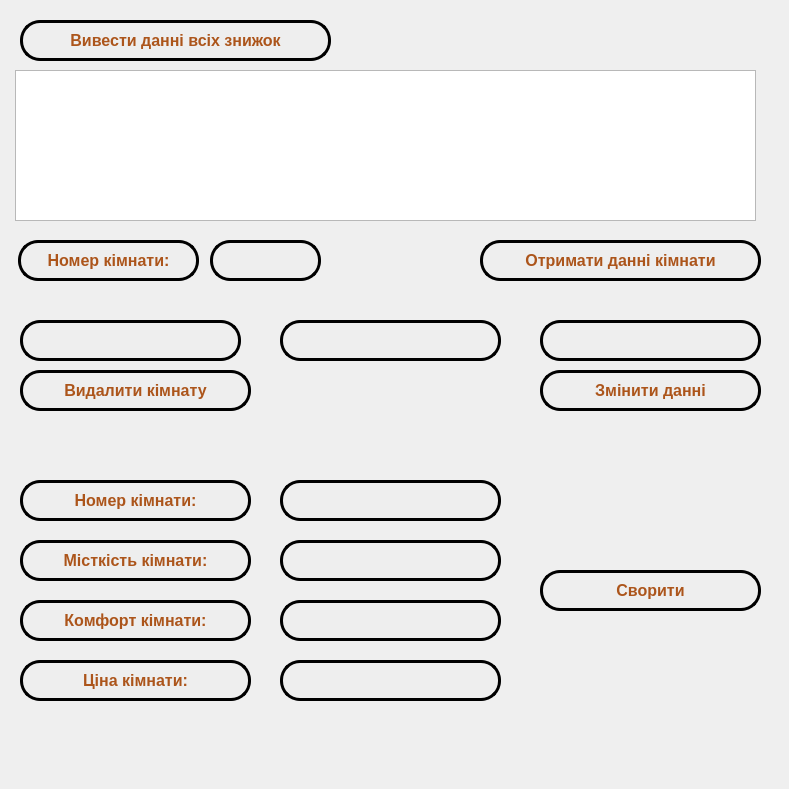
   <widget class="QWidget" name="tab_2">
    <attribute name="title">
     <string>Список номерів</string>
    </attribute>
    <widget class="QLabel" name="label_3">
     <property name="geometry">
      <rect>
       <x>0</x>
       <y>0</y>
       <width>780</width>
       <height>780</height>
      </rect>
     </property>
     <property name="text">
      <string/>
     </property>
     <property name="pixmap">
      <pixmap>../../OneDrive/Files/programmer/python/Cursach/img/admin.jpg</pixmap>
     </property>
     <property name="scaledContents">
      <bool>true</bool>
     </property>
    </widget>
    <widget class="QTableWidget" name="table_room">
     <property name="geometry">
      <rect>
       <x>15</x>
       <y>70</y>
       <width>741</width>
       <height>151</height>
      </rect>
     </property>
     <property name="styleSheet">
      <string notr="true">QTableWidget {color: rgb(172, 85, 27);font-size: 24px;} QTableWidget::item {font-weight: bold;}</string>
     </property>
    </widget>
    <widget class="QPushButton" name="tab_2_show_table_room">
     <property name="geometry">
      <rect>
       <x>20</x>
       <y>20</y>
       <width>311</width>
       <height>41</height>
      </rect>
     </property>
     <property name="font">
      <font>
       <pointsize>12</pointsize>
       <weight>75</weight>
       <bold>true</bold>
      </font>
     </property>
     <property name="styleSheet">
      <string notr="true">QPushButton {
    color: rgb(172, 85, 27);
    border: 3px solid bleak;
    border-radius: 20px;
    background-color: rgb(238, 238, 238);
    text-align: center; /* Выравнивание текста по центру по вертикали */
    padding: 0; /* Удаление внутренних отступов */
}

QPushButton:hover {
    background-color: white;
}
</string>
     </property>
     <property name="text">
      <string>Вивести данні всіх знижок</string>
     </property>
    </widget>
    <widget class="QPushButton" name="tab_2_update_room_butt">
     <property name="enabled">
      <bool>false</bool>
     </property>
     <property name="geometry">
      <rect>
       <x>540</x>
       <y>370</y>
       <width>221</width>
       <height>41</height>
      </rect>
     </property>
     <property name="font">
      <font>
       <pointsize>12</pointsize>
       <weight>75</weight>
       <bold>true</bold>
      </font>
     </property>
     <property name="styleSheet">
      <string notr="true">QPushButton {
    color: rgb(172, 85, 27);
    border: 3px solid bleak;
    border-radius: 20px;
    background-color: rgb(238, 238, 238);
    text-align: center; /* Выравнивание текста по центру по вертикали */
    padding: 0; /* Удаление внутренних отступов */
}

QPushButton:hover {
    background-color: white;
}
</string>
     </property>
     <property name="text">
      <string>Змінити данні</string>
     </property>
    </widget>
    <widget class="QLineEdit" name="tab_2_comfort">
     <property name="geometry">
      <rect>
       <x>280</x>
       <y>320</y>
       <width>221</width>
       <height>41</height>
      </rect>
     </property>
     <property name="font">
      <font>
       <pointsize>12</pointsize>
       <weight>75</weight>
       <bold>true</bold>
      </font>
     </property>
     <property name="styleSheet">
      <string notr="true">color: rgb(172, 85, 27) ;
border: 3px solid bleak;
border-radius: 20px;
background-color: rgb(238, 238, 238);
</string>
     </property>
     <property name="alignment">
      <set>Qt::AlignCenter</set>
     </property>
    </widget>
    <widget class="QLabel" name="label_12">
     <property name="geometry">
      <rect>
       <x>18</x>
       <y>240</y>
       <width>181</width>
       <height>41</height>
      </rect>
     </property>
     <property name="font">
      <font>
       <pointsize>12</pointsize>
       <weight>75</weight>
       <bold>true</bold>
      </font>
     </property>
     <property name="styleSheet">
      <string notr="true">color: rgb(172, 85, 27) ;
border: 3px solid bleak;
border-radius: 20px;
background-color: rgb(238, 238, 238);</string>
     </property>
     <property name="text">
      <string>Номер кімнати:</string>
     </property>
     <property name="alignment">
      <set>Qt::AlignCenter</set>
     </property>
    </widget>
    <widget class="QLineEdit" name="tab_2_number_in">
     <property name="geometry">
      <rect>
       <x>210</x>
       <y>240</y>
       <width>111</width>
       <height>41</height>
      </rect>
     </property>
     <property name="font">
      <font>
       <pointsize>12</pointsize>
       <weight>75</weight>
       <bold>true</bold>
      </font>
     </property>
     <property name="styleSheet">
      <string notr="true">color: rgb(172, 85, 27) ;
border: 3px solid bleak;
border-radius: 20px;
background-color: rgb(238, 238, 238);
</string>
     </property>
     <property name="alignment">
      <set>Qt::AlignCenter</set>
     </property>
    </widget>
    <widget class="QPushButton" name="tab_2_delete_room_butt">
     <property name="enabled">
      <bool>false</bool>
     </property>
     <property name="geometry">
      <rect>
       <x>20</x>
       <y>370</y>
       <width>231</width>
       <height>41</height>
      </rect>
     </property>
     <property name="font">
      <font>
       <pointsize>12</pointsize>
       <weight>75</weight>
       <bold>true</bold>
      </font>
     </property>
     <property name="styleSheet">
      <string notr="true">QPushButton {
    color: rgb(172, 85, 27);
    border: 3px solid bleak;
    border-radius: 20px;
    background-color: rgb(238, 238, 238);
    text-align: center; /* Выравнивание текста по центру по вертикали */
    padding: 0; /* Удаление внутренних отступов */
}

QPushButton:hover {
    background-color: white;
}
</string>
     </property>
     <property name="text">
      <string>Видалити кімнату</string>
     </property>
    </widget>
    <widget class="QLineEdit" name="tab_2_capacity">
     <property name="geometry">
      <rect>
       <x>20</x>
       <y>320</y>
       <width>221</width>
       <height>41</height>
      </rect>
     </property>
     <property name="font">
      <font>
       <pointsize>12</pointsize>
       <weight>75</weight>
       <bold>true</bold>
      </font>
     </property>
     <property name="styleSheet">
      <string notr="true">color: rgb(172, 85, 27) ;
border: 3px solid bleak;
border-radius: 20px;
background-color: rgb(238, 238, 238);
</string>
     </property>
     <property name="alignment">
      <set>Qt::AlignCenter</set>
     </property>
    </widget>
    <widget class="QLineEdit" name="tab_2_price">
     <property name="geometry">
      <rect>
       <x>540</x>
       <y>320</y>
       <width>221</width>
       <height>41</height>
      </rect>
     </property>
     <property name="font">
      <font>
       <pointsize>12</pointsize>
       <weight>75</weight>
       <bold>true</bold>
      </font>
     </property>
     <property name="styleSheet">
      <string notr="true">color: rgb(172, 85, 27) ;
border: 3px solid bleak;
border-radius: 20px;
background-color: rgb(238, 238, 238);
</string>
     </property>
     <property name="alignment">
      <set>Qt::AlignCenter</set>
     </property>
    </widget>
    <widget class="QPushButton" name="tab_2_get_room_butt">
     <property name="enabled">
      <bool>true</bool>
     </property>
     <property name="geometry">
      <rect>
       <x>480</x>
       <y>240</y>
       <width>281</width>
       <height>41</height>
      </rect>
     </property>
     <property name="font">
      <font>
       <pointsize>12</pointsize>
       <weight>75</weight>
       <bold>true</bold>
      </font>
     </property>
     <property name="styleSheet">
      <string notr="true">QPushButton {
    color: rgb(172, 85, 27);
    border: 3px solid bleak;
    border-radius: 20px;
    background-color: rgb(238, 238, 238);
    text-align: center; /* Выравнивание текста по центру по вертикали */
    padding: 0; /* Удаление внутренних отступов */
}

QPushButton:hover {
    background-color: white;
}
</string>
     </property>
     <property name="text">
      <string>Отримати данні кімнати</string>
     </property>
    </widget>
    <widget class="QLineEdit" name="tab_2_price_new_room">
     <property name="geometry">
      <rect>
       <x>280</x>
       <y>660</y>
       <width>221</width>
       <height>41</height>
      </rect>
     </property>
     <property name="font">
      <font>
       <pointsize>12</pointsize>
       <weight>75</weight>
       <bold>true</bold>
      </font>
     </property>
     <property name="styleSheet">
      <string notr="true">color: rgb(172, 85, 27) ;
border: 3px solid bleak;
border-radius: 20px;
background-color: rgb(238, 238, 238);
</string>
     </property>
     <property name="alignment">
      <set>Qt::AlignCenter</set>
     </property>
    </widget>
    <widget class="QLineEdit" name="tab_2_capacity_new_room">
     <property name="geometry">
      <rect>
       <x>280</x>
       <y>540</y>
       <width>221</width>
       <height>41</height>
      </rect>
     </property>
     <property name="font">
      <font>
       <pointsize>12</pointsize>
       <weight>75</weight>
       <bold>true</bold>
      </font>
     </property>
     <property name="styleSheet">
      <string notr="true">color: rgb(172, 85, 27) ;
border: 3px solid bleak;
border-radius: 20px;
background-color: rgb(238, 238, 238);
</string>
     </property>
     <property name="alignment">
      <set>Qt::AlignCenter</set>
     </property>
    </widget>
    <widget class="QLineEdit" name="tab_2_comfort_new_room">
     <property name="geometry">
      <rect>
       <x>280</x>
       <y>600</y>
       <width>221</width>
       <height>41</height>
      </rect>
     </property>
     <property name="font">
      <font>
       <pointsize>12</pointsize>
       <weight>75</weight>
       <bold>true</bold>
      </font>
     </property>
     <property name="styleSheet">
      <string notr="true">color: rgb(172, 85, 27) ;
border: 3px solid bleak;
border-radius: 20px;
background-color: rgb(238, 238, 238);
</string>
     </property>
     <property name="alignment">
      <set>Qt::AlignCenter</set>
     </property>
    </widget>
    <widget class="QLineEdit" name="tab_2_number_new_room">
     <property name="geometry">
      <rect>
       <x>280</x>
       <y>480</y>
       <width>221</width>
       <height>41</height>
      </rect>
     </property>
     <property name="font">
      <font>
       <pointsize>12</pointsize>
       <weight>75</weight>
       <bold>true</bold>
      </font>
     </property>
     <property name="styleSheet">
      <string notr="true">color: rgb(172, 85, 27) ;
border: 3px solid bleak;
border-radius: 20px;
background-color: rgb(238, 238, 238);
</string>
     </property>
     <property name="alignment">
      <set>Qt::AlignCenter</set>
     </property>
    </widget>
    <widget class="QLabel" name="label_13">
     <property name="geometry">
      <rect>
       <x>20</x>
       <y>480</y>
       <width>231</width>
       <height>41</height>
      </rect>
     </property>
     <property name="font">
      <font>
       <pointsize>12</pointsize>
       <weight>75</weight>
       <bold>true</bold>
      </font>
     </property>
     <property name="styleSheet">
      <string notr="true">color: rgb(172, 85, 27) ;
border: 3px solid bleak;
border-radius: 20px;
background-color: rgb(238, 238, 238);</string>
     </property>
     <property name="text">
      <string>Номер кімнати:</string>
     </property>
     <property name="alignment">
      <set>Qt::AlignCenter</set>
     </property>
    </widget>
    <widget class="QLabel" name="label_14">
     <property name="geometry">
      <rect>
       <x>20</x>
       <y>540</y>
       <width>231</width>
       <height>41</height>
      </rect>
     </property>
     <property name="font">
      <font>
       <pointsize>12</pointsize>
       <weight>75</weight>
       <bold>true</bold>
      </font>
     </property>
     <property name="styleSheet">
      <string notr="true">color: rgb(172, 85, 27) ;
border: 3px solid bleak;
border-radius: 20px;
background-color: rgb(238, 238, 238);</string>
     </property>
     <property name="text">
      <string>Місткість кімнати:</string>
     </property>
     <property name="alignment">
      <set>Qt::AlignCenter</set>
     </property>
    </widget>
    <widget class="QLabel" name="label_15">
     <property name="geometry">
      <rect>
       <x>20</x>
       <y>600</y>
       <width>231</width>
       <height>41</height>
      </rect>
     </property>
     <property name="font">
      <font>
       <pointsize>12</pointsize>
       <weight>75</weight>
       <bold>true</bold>
      </font>
     </property>
     <property name="styleSheet">
      <string notr="true">color: rgb(172, 85, 27) ;
border: 3px solid bleak;
border-radius: 20px;
background-color: rgb(238, 238, 238);</string>
     </property>
     <property name="text">
      <string>Комфорт кімнати:</string>
     </property>
     <property name="alignment">
      <set>Qt::AlignCenter</set>
     </property>
    </widget>
    <widget class="QLabel" name="label_16">
     <property name="geometry">
      <rect>
       <x>20</x>
       <y>660</y>
       <width>231</width>
       <height>41</height>
      </rect>
     </property>
     <property name="font">
      <font>
       <pointsize>12</pointsize>
       <weight>75</weight>
       <bold>true</bold>
      </font>
     </property>
     <property name="styleSheet">
      <string notr="true">color: rgb(172, 85, 27) ;
border: 3px solid bleak;
border-radius: 20px;
background-color: rgb(238, 238, 238);</string>
     </property>
     <property name="text">
      <string>Ціна кімнати:</string>
     </property>
     <property name="alignment">
      <set>Qt::AlignCenter</set>
     </property>
    </widget>
    <widget class="QPushButton" name="tab_2_create_room_butt">
     <property name="enabled">
      <bool>false</bool>
     </property>
     <property name="geometry">
      <rect>
       <x>540</x>
       <y>570</y>
       <width>221</width>
       <height>41</height>
      </rect>
     </property>
     <property name="font">
      <font>
       <pointsize>12</pointsize>
       <weight>75</weight>
       <bold>true</bold>
      </font>
     </property>
     <property name="styleSheet">
      <string notr="true">QPushButton {
    color: rgb(172, 85, 27);
    border: 3px solid bleak;
    border-radius: 20px;
    background-color: rgb(238, 238, 238);
    text-align: center; /* Выравнивание текста по центру по вертикали */
    padding: 0; /* Удаление внутренних отступов */
}

QPushButton:hover {
    background-color: white;
}
</string>
     </property>
     <property name="text">
      <string>Сворити</string>
     </property>
    </widget>
    <zorder>label_3</zorder>
    <zorder>table_room</zorder>
    <zorder>tab_2_show_table_room</zorder>
    <zorder>tab_2_update_room_butt</zorder>
    <zorder>tab_2_comfort</zorder>
    <zorder>label_12</zorder>
    <zorder>tab_2_number_in</zorder>
    <zorder>tab_2_delete_room_butt</zorder>
    <zorder>tab_2_capacity</zorder>
    <zorder>tab_2_price</zorder>
    <zorder>tab_2_get_room_butt</zorder>
    <zorder>tab_2_price_new_room</zorder>
    <zorder>tab_2_capacity_new_room</zorder>
    <zorder>tab_2_comfort_new_room</zorder>
    <zorder>label_13</zorder>
    <zorder>label_14</zorder>
    <zorder>label_15</zorder>
    <zorder>label_16</zorder>
    <zorder>tab_2_create_room_butt</zorder>
    <zorder>tab_2_number_new_room</zorder>
   </widget>
